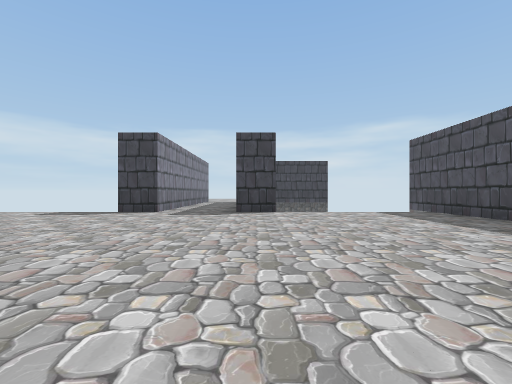
View 1 (above)

12 first-person views from a walk through a scene from a Unity 3-D project. The camera is 0.51 m above the floor, looks level and sees 90° across. The floor is counted in squares, 1 m on a side. Each view is taken from the middle of a square. On the plan, view 1 faces up. The plan holds only what a view shows up to about 9 squares ahead; the rest is blank. The place goes on beyond the plan. Some animated figures are not drawn.

View 2
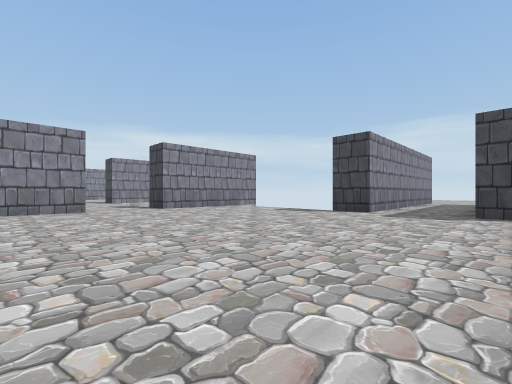

View 3
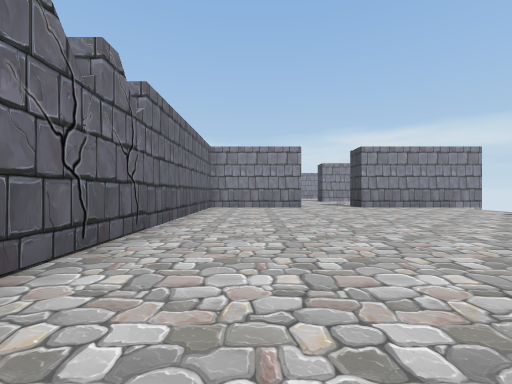

View 4
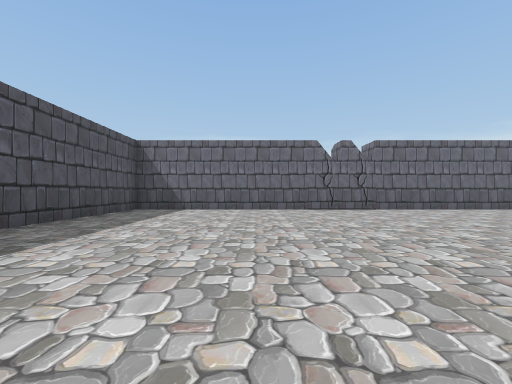

View 5
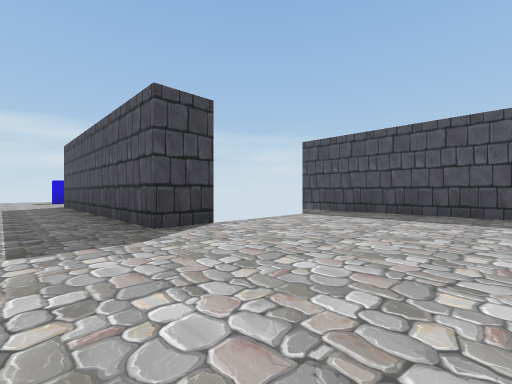

View 6
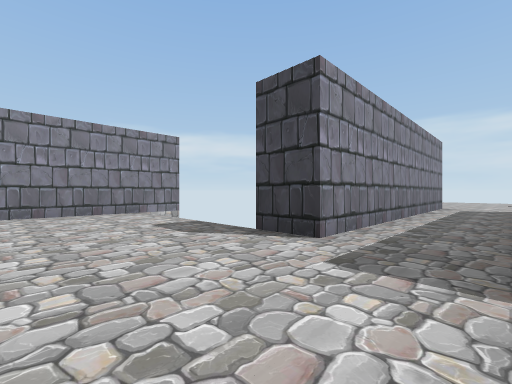

View 7
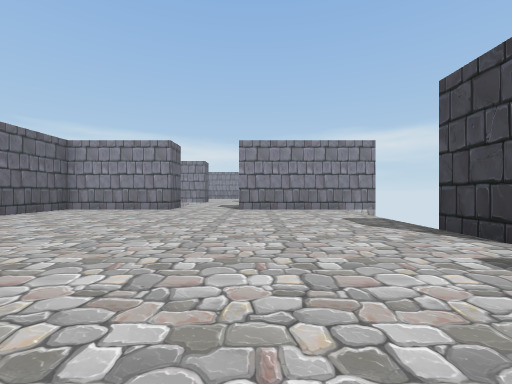

View 8
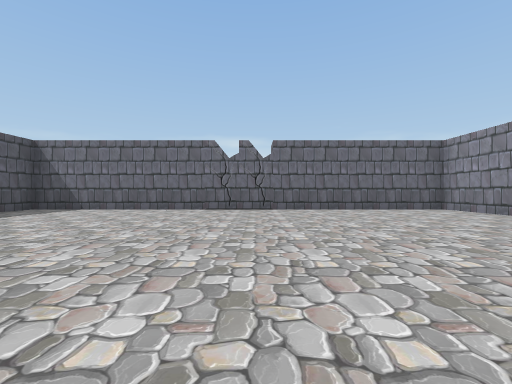

View 9
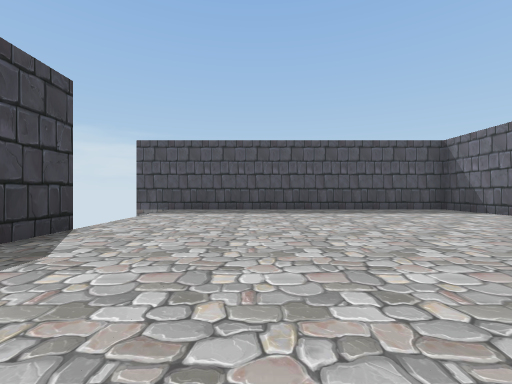

View 10
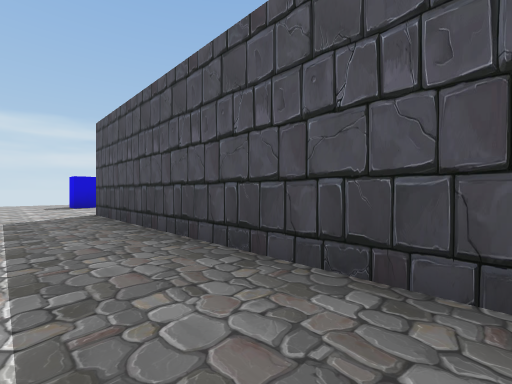

View 11
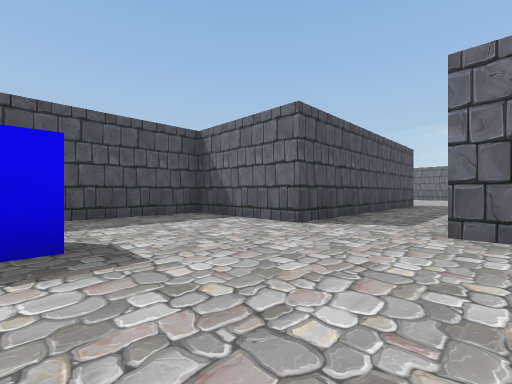

View 12
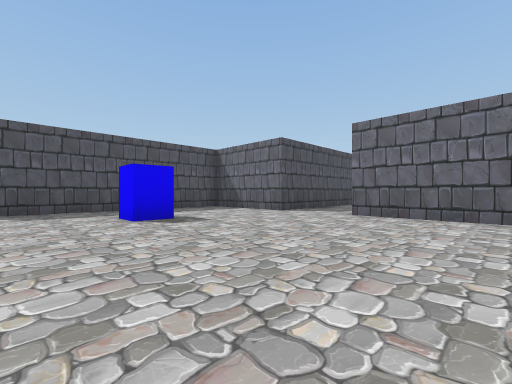

### Floor plan
Points are (right, up) in squares from view 1. A wall is a line through its corners. A room is listed if a view was taken in it or the views show most of it. See-through windows are left out.
Room 1 (views 1, 2, 3, 4, 5, 6, 7, 8, 9, 10)
walls: (0.6, 6.5) (-0.5, 6.5) (-0.5, 13.5); (-0.5, -1.5) (4.5, -1.5) (4.5, 7.5); (-7.5, 1.5) (-7.5, -1.5) (-2.5, -1.5); (-7.5, 7.6) (-7.5, 3.5); (-2.5, 13.5) (-2.5, 6.5) (-3.5, 6.5)
ways out: opening at (-1.5, 13) to room 2; opening at (-8, 2.5)
Room 2 (views 11, 12)
walls: (-0.5, 13.5) (2.5, 13.5) (2.5, 19); (-5, 13.5) (-2.5, 13.5)
ways out: opening at (-1.5, 13) to room 1
objects: other object (0, 17)

Where each view was taken, in squares from view 1:
view 1: 0 up, 0 right, facing up
view 2: 0 up, 0 right, facing up-left
view 3: 0 up, 1 right, facing left
view 4: 6 up, 1 right, facing down
view 5: 3 up, 2 left, facing up-right
view 6: 4 up, 1 left, facing up-left
view 7: 4 up, 0 right, facing left
view 8: 6 up, 2 left, facing down
view 9: 4 up, 3 left, facing right
view 10: 7 up, 2 left, facing up-right
view 11: 17 up, 3 left, facing down-right
view 12: 19 up, 5 left, facing down-right
